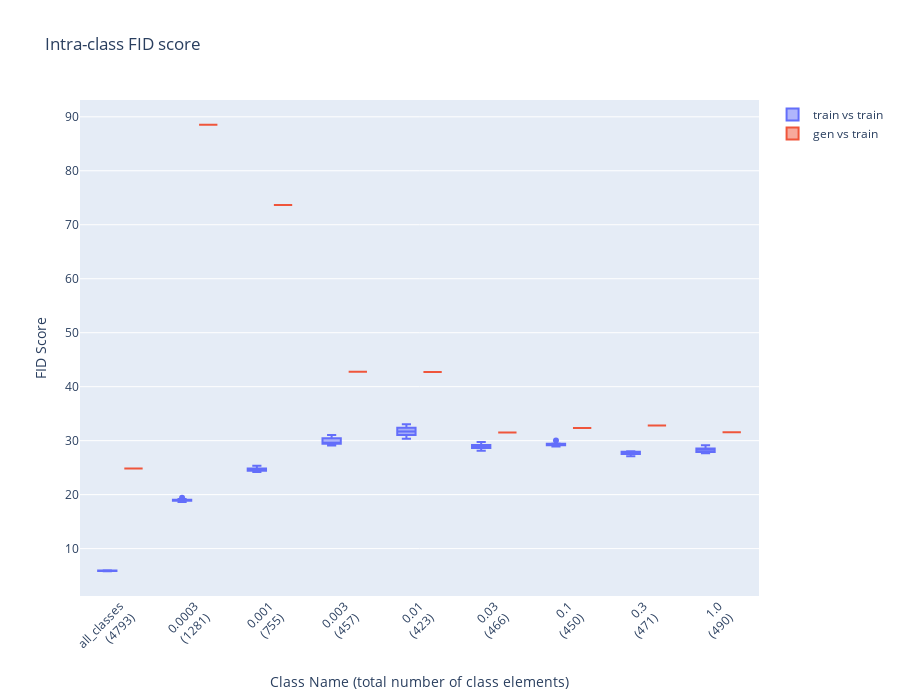

Notebook code for this chart:
### Code cell
fig = go.Figure()

# train
corresp_x_values = []
y_vals = []
for cl_name in class_names:
    corresp_x_values += [cl_name] * nb_repeats
    y_vals += fid_scores_by_class_train[cl_name]
fig.add_trace(
    go.Box(
        y=y_vals,
        x=corresp_x_values,
        name="train vs train",
    )
)

# gen
corresp_x_values = list(fid_scores_by_class_gen.keys())
y_vals = [fid_scores_by_class_gen[cl_name]["frechet_inception_distance"] for cl_name in corresp_x_values]
fig.add_trace(
    go.Box(
        y=y_vals,
        x=corresp_x_values,
        name="gen vs train",
    )
)

fig.update_layout(
    yaxis_title="FID Score",
    boxmode="group",
    xaxis_title="Class Name (total number of class elements)",
    title="Intra-class FID score",
    xaxis=dict(
        tickmode="array",
        tickvals=list(range(len(class_names))),
        ticktext=[f"{class_name}<br>({nb_elems_per_class[class_name]})" for class_name in class_names],
        tickangle=-45,
    ),
    height=700,
)
fig.show()

### Figure 1 — Plotly figure (JSON) as saved in the notebook; plotly's stock layout.template omitted (floating-point values rounded to 4 significant figures)
{"data": [{"name": "train vs train", "type": "box", "x": ["all_classes", "all_classes", "all_classes", "all_classes", "all_classes", "all_classes", "all_classes", "all_classes", "all_classes", "all_classes", "0.0003", "0.0003", "0.0003", "0.0003", "0.0003", "0.0003", "0.0003", "0.0003", "0.0003", "0.0003", "0.001", "0.001", "0.001", "0.001", "0.001", "0.001", "0.001", "0.001", "0.001", "0.001", "0.003", "0.003", "0.003", "0.003", "0.003", "0.003", "0.003", "0.003", "0.003", "0.003", "0.01", "0.01", "0.01", "0.01", "0.01", "0.01", "0.01", "0.01", "0.01", "0.01", "0.03", "0.03", "0.03", "0.03", "0.03", "0.03", "0.03", "0.03", "0.03", "0.03", "0.1", "0.1", "0.1", "0.1", "0.1", "0.1", "0.1", "0.1", "0.1", "0.1", "0.3", "0.3", "0.3", "0.3", "0.3", "0.3", "0.3", "0.3", "0.3", "0.3", "1.0", "1.0", "1.0", "1.0", "1.0", "1.0", "1.0", "1.0", "1.0", "1.0"], "y": [5.816, 5.972, 5.914, 5.979, 5.919, 5.908, 5.848, 5.954, 5.899, 5.853, 18.95, 18.86, 18.91, 19.01, 19.05, 18.65, 18.9, 19.45, 18.76, 19.21, 24.72, 24.86, 25.36, 24.69, 25.3, 24.49, 24.31, 24.49, 24.43, 24.21, 29.46, 29.62, 31.01, 29.45, 29.34, 30.44, 30.23, 31.03, 29.11, 29.61, 31.47, 31.81, 31.56, 30.83, 31.03, 32.61, 30.33, 32.37, 33.04, 32.24, 28.81, 29.21, 28.14, 29.04, 28.63, 28.96, 29.73, 28.96, 29.36, 28.66, 29.36, 29.42, 29.34, 29.45, 29.13, 29.27, 29.2, 28.9, 30.04, 28.98, 28.0, 27.79, 27.58, 27.61, 27.3, 27.09, 27.95, 27.51, 27.87, 28.05, 28.36, 29.16, 27.67, 28.33, 29.07, 27.9, 27.98, 28.34, 28.57, 27.86]}, {"name": "gen vs train", "type": "box", "x": ["all_classes", "0.0003", "0.001", "0.003", "0.01", "0.03", "0.1", "0.3", "1.0"], "y": [24.83, 88.52, 73.64, 42.76, 42.73, 31.53, 32.36, 32.8, 31.57]}], "layout": {"boxmode": "group", "height": 700, "title": {"text": "Intra-class FID score"}, "xaxis": {"tickangle": -45, "tickmode": "array", "ticktext": ["all_classes<br>(4793)", "0.0003<br>(1281)", "0.001<br>(755)", "0.003<br>(457)", "0.01<br>(423)", "0.03<br>(466)", "0.1<br>(450)", "0.3<br>(471)", "1.0<br>(490)"], "tickvals": [0, 1, 2, 3, 4, 5, 6, 7, 8], "title": {"text": "Class Name (total number of class elements)"}}, "yaxis": {"title": {"text": "FID Score"}}}}
